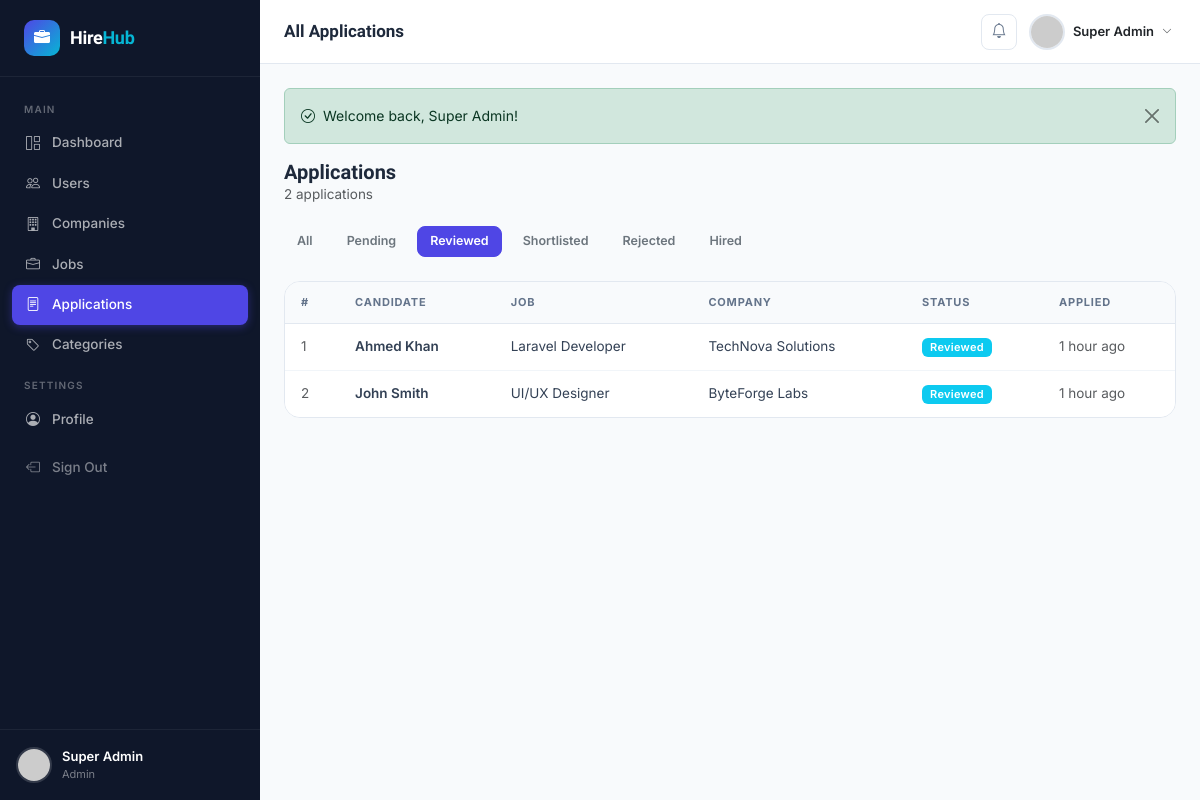
The app's page /admin/applications.php?status=reviewed (signed in) with its own data.
### tables this page shows
CREATE TABLE `users` (
  `id` int(11) NOT NULL AUTO_INCREMENT,
  `name` varchar(100) NOT NULL,
  `email` varchar(150) NOT NULL,
  `password` varchar(255) NOT NULL,
  `role` enum('admin','company','candidate') NOT NULL DEFAULT 'candidate',
  `is_active` tinyint(1) NOT NULL DEFAULT 1,
  `avatar` varchar(255) DEFAULT NULL,
  `created_at` timestamp NOT NULL DEFAULT CURRENT_TIMESTAMP,
  `updated_at` timestamp NOT NULL DEFAULT CURRENT_TIMESTAMP ON UPDATE CURRENT_TIMESTAMP,
  PRIMARY KEY (`id`),
  UNIQUE KEY `email` (`email`)
);

CREATE TABLE `applications` (
  `id` int(11) NOT NULL AUTO_INCREMENT,
  `job_id` int(11) NOT NULL,
  `candidate_id` int(11) NOT NULL,
  `cover_letter` text DEFAULT NULL,
  `resume` varchar(255) DEFAULT NULL,
  `status` enum('pending','reviewed','shortlisted','rejected','hired') NOT NULL DEFAULT 'pending',
  `notes` text DEFAULT NULL,
  `applied_at` timestamp NOT NULL DEFAULT CURRENT_TIMESTAMP,
  `updated_at` timestamp NOT NULL DEFAULT CURRENT_TIMESTAMP ON UPDATE CURRENT_TIMESTAMP,
  PRIMARY KEY (`id`),
  UNIQUE KEY `unique_application` (`job_id`,`candidate_id`),
  KEY `job_id` (`job_id`),
  KEY `candidate_id` (`candidate_id`),
  CONSTRAINT `applications_job_fk` FOREIGN KEY (`job_id`) REFERENCES `jobs` (`id`) ON DELETE CASCADE,
  CONSTRAINT `applications_candidate_fk` FOREIGN KEY (`candidate_id`) REFERENCES `candidates` (`id`) ON DELETE CASCADE
);

CREATE TABLE `jobs` (
  `id` int(11) NOT NULL AUTO_INCREMENT,
  `company_id` int(11) NOT NULL,
  `category_id` int(11) NOT NULL,
  `title` varchar(200) NOT NULL,
  `type` enum('full-time','part-time','remote','internship','contract') NOT NULL DEFAULT 'full-time',
  `salary_min` decimal(10,2) DEFAULT NULL,
  `salary_max` decimal(10,2) DEFAULT NULL,
  `salary_currency` varchar(10) DEFAULT 'USD',
  `location` varchar(150) DEFAULT NULL,
  `description` longtext NOT NULL,
  `requirements` text DEFAULT NULL,
  `benefits` text DEFAULT NULL,
  `deadline` date DEFAULT NULL,
  `is_active` tinyint(1) NOT NULL DEFAULT 1,
  `views` int(11) NOT NULL DEFAULT 0,
  `created_at` timestamp NOT NULL DEFAULT CURRENT_TIMESTAMP,
  `updated_at` timestamp NOT NULL DEFAULT CURRENT_TIMESTAMP ON UPDATE CURRENT_TIMESTAMP,
  PRIMARY KEY (`id`),
  KEY `company_id` (`company_id`),
  KEY `category_id` (`category_id`),
  CONSTRAINT `jobs_company_fk` FOREIGN KEY (`company_id`) REFERENCES `companies` (`id`) ON DELETE CASCADE,
  CONSTRAINT `jobs_category_fk` FOREIGN KEY (`category_id`) REFERENCES `job_categories` (`id`)
);

CREATE TABLE `companies` (
  `id` int(11) NOT NULL AUTO_INCREMENT,
  `user_id` int(11) NOT NULL,
  `company_name` varchar(150) NOT NULL,
  `logo` varchar(255) DEFAULT NULL,
  `industry` varchar(100) DEFAULT NULL,
  `website` varchar(255) DEFAULT NULL,
  `description` text DEFAULT NULL,
  `location` varchar(150) DEFAULT NULL,
  `phone` varchar(30) DEFAULT NULL,
  `founded_year` year DEFAULT NULL,
  `company_size` enum('1-10','11-50','51-200','201-500','501-1000','1000+') DEFAULT '1-10',
  `is_verified` tinyint(1) NOT NULL DEFAULT 0,
  `created_at` timestamp NOT NULL DEFAULT CURRENT_TIMESTAMP,
  `updated_at` timestamp NOT NULL DEFAULT CURRENT_TIMESTAMP ON UPDATE CURRENT_TIMESTAMP,
  PRIMARY KEY (`id`),
  KEY `user_id` (`user_id`),
  CONSTRAINT `companies_user_fk` FOREIGN KEY (`user_id`) REFERENCES `users` (`id`) ON DELETE CASCADE
);

### config/database.php (called while the page is built, shortened)
<?php
class Database {
    private static ?PDO $instance = null;
    public static function getInstance(): PDO {
        if (self::$instance === null) {
            try {
                $dsn = "mysql:host=" . DB_HOST . ";dbname=" . DB_NAME . ";charset=" . DB_CHARSET;
                $options = [
                    PDO::ATTR_ERRMODE            => PDO::ERRMODE_EXCEPTION,
                    PDO::ATTR_DEFAULT_FETCH_MODE => PDO::FETCH_ASSOC,
                    PDO::ATTR_EMULATE_PREPARES   => false,
                ];
                self::$instance = new PDO($dsn, DB_USER, DB_PASS, $options);
            } catch (PDOException $e) {
                die(json_encode(['error' => 'Database connection failed: ' . $e->getMessage()]));
            }
        }
        return self::$instance;
    }
    public static function query(string $sql, array $params = []): PDOStatement {
        $stmt = self::getInstance()->prepare($sql);
        $stmt->execute($params);
        return $stmt;
    }
    public static function fetch(string $sql, array $params = []): ?array {
        return self::query($sql, $params)->fetch() ?: null;
    }
    public static function fetchAll(string $sql, array $params = []): array {
        return self::query($sql, $params)->fetchAll();
    }
}

### admin/applications.php (the view, shortened to what this page needs)
<?php
require_once __DIR__ . '/../core/functions.php';
$user = currentUser();
$pageTitle  = 'All Applications';
$activePage = 'applications';
$status = $_GET['status'] ?? '';
$params = [];
$where  = ['1=1'];
if ($status) { $where[] = "a.status = ?"; $params[] = $status; }
$apps = Database::fetchAll("
  SELECT a.*, j.title AS job_title, c.company_name, u.name AS candidate_name
  FROM applications a
  JOIN jobs j ON a.job_id = j.id
  JOIN companies c ON j.company_id = c.id
  JOIN candidates cd ON a.candidate_id = cd.id
  JOIN users u ON cd.user_id = u.id
  WHERE " . implode(' AND ', $where) . "
  ORDER BY a.applied_at DESC", $params);
$statuses = ['pending','reviewed','shortlisted','rejected','hired'];
include __DIR__ . '/../views/partials/head.php';
?>
<div class="app-shell">
<?php include __DIR__ . '/../views/partials/sidebar.php'; ?>
<div class="main-content">
<?php include __DIR__ . '/../views/partials/navbar.php'; ?>
<div class="page-content">
<?= renderFlash() ?>
<div class="page-header">
  <div>
    <h2>Applications</h2>
    <p class="text-muted mb-0" style="font-size:13.5px"><?= count($apps) ?> applications</p>
  </div>
</div>
<div class="d-flex gap-2 mb-4 flex-wrap">
  <a href="<?= BASE_URL ?>/admin/applications.php" class="btn btn-sm <?= !$status ? 'btn-primary' : 'btn-outline-secondary' ?>">
    All
  </a>
  <?php foreach ($statuses as $s): ?>
    <a href="?status=<?= $s ?>" class="btn btn-sm <?= $status === $s ? 'btn-primary' : 'btn-outline-secondary' ?> text-capitalize">
      <?= $s ?>
    </a>
  <?php endforeach; ?>
</div>
<div class="table-wrapper">
  <div class="table-responsive">
    <table class="table">
      <thead>
        <tr>
          <th>#</th>
          <th>Candidate</th>
          <th>Job</th>
          <th>Company</th>
          <th>Status</th>
          <th>Applied</th>
        </tr>
      </thead>
      <tbody>
        <?php if (empty($apps)): ?>
          <tr><td colspan="6">
            <div class="empty-state py-5">
              <div class="empty-state-icon"><i class="bi bi-file-text"></i></div>
              <h5>No applications</h5>
            </div>
          </td></tr>
        <?php else: ?>
          <?php foreach ($apps as $i => $a): ?>
          <tr>
            <td class="text-muted"><?= $i + 1 ?></td>
            <td><div class="fw-600"><?= e($a['candidate_name']) ?></div></td>
            <td><?= e($a['job_title']) ?></td>
            <td><?= e($a['company_name']) ?></td>
            <td><?= badgeStatus($a['status']) ?></td>
            <td class="text-muted"><?= timeAgo($a['applied_at']) ?></td>
          </tr>
          <?php endforeach; ?>
        <?php endif; ?>
      </tbody>
    </table>
  </div>
</div>
</div></div></div>
<?php include __DIR__ . '/../views/partials/footer.php'; ?>

### views/partials/sidebar.php (shortened to what this page needs)
<?php
$role = $user['role'] ?? 'candidate';
$navItems = [];
if ($role === 'admin') {
    $navItems = [
        ['label' => 'Main', 'section' => true],
        ['href' => '/admin/dashboard.php',    'icon' => 'grid-1x2',      'label' => 'Dashboard',     'key' => 'dashboard'],
        ['href' => '/admin/users.php',        'icon' => 'people',        'label' => 'Users',         'key' => 'users'],
        ['href' => '/admin/companies.php',    'icon' => 'building',      'label' => 'Companies',     'key' => 'companies'],
        ['href' => '/admin/jobs.php',         'icon' => 'briefcase',     'label' => 'Jobs',          'key' => 'jobs'],
        ['href' => '/admin/applications.php', 'icon' => 'file-text',     'label' => 'Applications',  'key' => 'applications'],
        ['href' => '/admin/categories.php',   'icon' => 'tag',           'label' => 'Categories',    'key' => 'categories'],
        ['label' => 'Settings', 'section' => true],
        ['href' => '/admin/profile.php',      'icon' => 'person-circle', 'label' => 'Profile',       'key' => 'profile'],
    ];
}
?>
<aside class="sidebar" id="sidebar">
  <a href="<?= BASE_URL ?>/<?= $role ?>/dashboard.php" class="sidebar-logo">
    <div class="sidebar-logo-icon">
      <i class="bi bi-briefcase-fill"></i>
    </div>
    <span class="sidebar-logo-text">Hire<span>Hub</span></span>
  </a>
  <ul class="sidebar-nav">
    <?php foreach ($navItems as $item): ?>
      <?php if (!empty($item['section'])): ?>
        <li class="nav-section-title"><?= e($item['label']) ?></li>
      <?php else: ?>
        <li>
          <a href="<?= BASE_URL . $item['href'] ?>"
             class="<?= ($activePage ?? '') === $item['key'] ? 'active' : '' ?>">
            <span class="nav-icon"><i class="bi bi-<?= e($item['icon']) ?>"></i></span>
            <?= e($item['label']) ?>
          </a>
        </li>
      <?php endif; ?>
    <?php endforeach; ?>
    <li>
      <a href="<?= BASE_URL ?>/auth/logout.php" style="color:rgba(255,255,255,.45)" class="mt-2">
        <span class="nav-icon"><i class="bi bi-box-arrow-left"></i></span>
        Sign Out
      </a>
    </li>
  </ul>
  <div class="sidebar-user">
    <img src="<?= avatarUrl($user['avatar'] ?? null, $user['name']) ?>" alt="<?= e($user['name']) ?>">
    <div class="sidebar-user-info">
      <div class="sidebar-user-name"><?= e($user['name']) ?></div>
      <div class="sidebar-user-role"><?= e($user['role']) ?></div>
    </div>
  </div>
</aside>

### views/partials/navbar.php (shortened to what this page needs)
<nav class="top-navbar">
  <h1 class="page-title"><?= e($pageTitle ?? 'Dashboard') ?></h1>
  <div class="navbar-actions">
    <div class="dropdown">
      <button class="navbar-btn" data-bs-toggle="dropdown" aria-expanded="false">
        <i class="bi bi-bell"></i>
      </button>
    </div>
    <div class="dropdown">
      <button class="d-flex align-items-center gap-2 btn btn-sm border-0 bg-transparent p-1"
              data-bs-toggle="dropdown">
        <img src="<?= avatarUrl($user['avatar'] ?? null, $user['name']) ?>"
             alt="" class="avatar-sm" style="border:2px solid var(--gray-200);">
        <span class="fw-600 text-dark d-none d-md-inline" style="font-size:13px"><?= e($user['name']) ?></span>
        <i class="bi bi-chevron-down text-muted" style="font-size:10px"></i>
      </button>
    </div>
  </div>
</nav>

### core/functions.php (shortened to what this page needs)
<?php
require_once __DIR__ . '/../config/database.php';
function isLoggedIn(): bool {
    return !empty($_SESSION['user_id']);
}
function currentUser(): ?array {
    return Database::fetch("SELECT * FROM users WHERE id = ?", [$_SESSION['user_id']]);
}
function getFlash(): ?array {
    if (!empty($_SESSION['flash'])) {
        $flash = $_SESSION['flash'];
        return $flash;
    }
    return null;
}
function renderFlash(): string {
    $flash = getFlash();
    $icons = ['success' => 'check-circle', 'danger' => 'x-circle', 'warning' => 'exclamation-triangle', 'info' => 'info-circle'];
    $icon = $icons[$flash['type']] ?? 'info-circle';
    return '<div class="alert alert-' . $flash['type'] . ' alert-dismissible fade show d-flex align-items-center gap-2" role="alert">
        <i class="bi bi-' . $icon . '"></i>
        <span>' . e($flash['message']) . '</span>
        <button type="button" class="btn-close" data-bs-dismiss="alert"></button>
    </div>';
}
function e(?string $str): string {
    return htmlspecialchars((string)$str, ENT_QUOTES, 'UTF-8');
}
function timeAgo(string $datetime): string {
    $time = time() - strtotime($datetime);
    $units = [
        31536000 => 'year', 2592000 => 'month', 604800 => 'week',
        86400 => 'day', 3600 => 'hour', 60 => 'minute', 1 => 'second'
    ];
    foreach ($units as $secs => $label) {
        if ($time >= $secs) {
            $val = floor($time / $secs);
            return $val . ' ' . $label . ($val > 1 ? 's' : '') . ' ago';
        }
    }
    return 'just now';
}
function badgeStatus(string $status): string {
    $map = [
        'pending'     => 'warning',
        'reviewed'    => 'info',
        'shortlisted' => 'primary',
        'rejected'    => 'danger',
        'hired'       => 'success',
        'active'      => 'success',
        'inactive'    => 'secondary',
    ];
    $color = $map[$status] ?? 'secondary';
    return '<span class="badge bg-' . $color . ' text-capitalize">' . e($status) . '</span>';
}
function avatarUrl(?string $avatar, string $name = 'User'): string {
    return 'https://ui-avatars.com/api/?name=' . urlencode($name) . '&background=4f46e5&color=fff&size=100';
}

### records on screen
users: name "Super Admin", role "Admin"
applications: users.name "Ahmed Khan", job.title "Laravel Developer", companies.company_name "TechNova Solutions", status "Reviewed", applied_at "1 hour ago"
applications: users.name "John Smith", job.title "UI/UX Designer", companies.company_name "ByteForge Labs", status "Reviewed", applied_at "1 hour ago"

### other values on screen
$item['label'] "MAIN"
$item['label'] "Dashboard"
$item['label'] "Users"
$item['label'] "Companies"
$item['label'] "Jobs"
$item['label'] "Applications"
$item['label'] "Categories"
$item['label'] "SETTINGS"
$item['label'] "Profile"
$pageTitle "All Applications"
$flash['message'] "Welcome back, Super Admin!"
count($apps) "2"
$s "Pending"
$s "Reviewed"
$s "Shortlisted"
